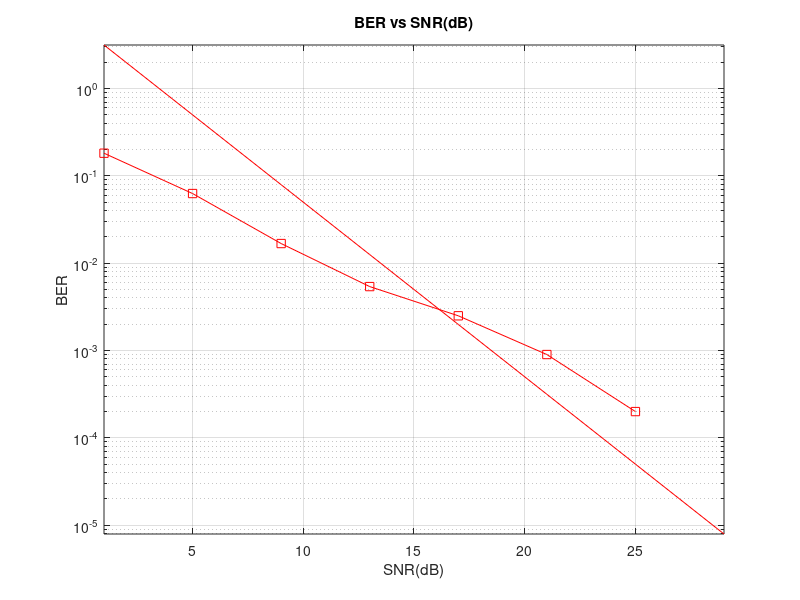

Write the MATLAB code that produced this figure.
close all;
clear all; 
rng('shuffle');
% Reinitialize the random number generator used by RAND, rands, and RANDN 
SNRdB = [1:4:30];
blockLength = 100; 
numBlocks =100; 
BER = zeros(1,length(SNRdB));
SNR = zeros(1,length(SNRdB)); 
numAnt=2; %Rxer antennas
for L = 1:numBlocks 
ChNoise= (randn(numAnt,blockLength)+1j*randn(numAnt,blockLength));%AWGN noise
ip1 = ((2*(rand(1,blockLength)>0.5))-1)+1j*((2*(rand(1,blockLength)>0.5))-1);
ipHat=zeros(1,blockLength);
h = 1/sqrt(2)*(randn(numAnt,1)+ 1j*randn(numAnt,1));%relay fading noise 
for K = 1:length(SNRdB) 
    SNR(K) = 10^(SNRdB(K)/10);%SNR NOT IN DB
    Txbits1 = sqrt(SNR(K))*ip1;%% Fading channel model
    Rxbits1= h*Txbits1+ ChNoise;
    yHat =( h'/norm(h))*Rxbits1; %% Processing with complex conjugate of channel coefficient
    y_re=real(yHat);
    y_im=imag(yHat);
    %qpsk receiver - hard decision decoding
    ipHat(find(y_re>0&y_im>0))= 1+1j;
    ipHat(find(y_re<0&y_im>0))= -1+1j;
    ipHat(find(y_re>0&y_im<0))= 1-1j;
    ipHat(find(y_re<0&y_im<0))= -1-1j;
    BER(K) = BER(K) + sum(ipHat ~= ip1);
end
end
BER1 = BER/(numBlocks*blockLength);
semilogy(SNRdB,BER1,'r-s');hold on;
semilogy(SNRdB,(((1./(SNR)).^numAnt).*5),'r');
axis tight;
grid on;
%legend('nRx=2 qpsk simulated','nRx=2 qpsk theory','nRx=2 bpsk simulated','nRx=2 bpsk theory');
xlabel('SNR(dB)'); 
ylabel('BER');
title('BER vs SNR(dB)');
